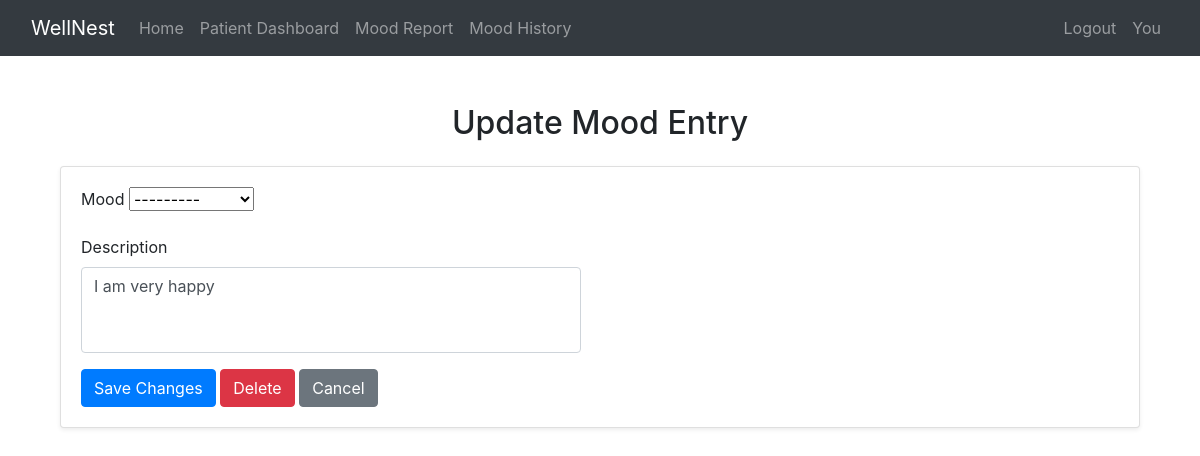
Page /update_mood/4/ (signed in) on the earlier database version.
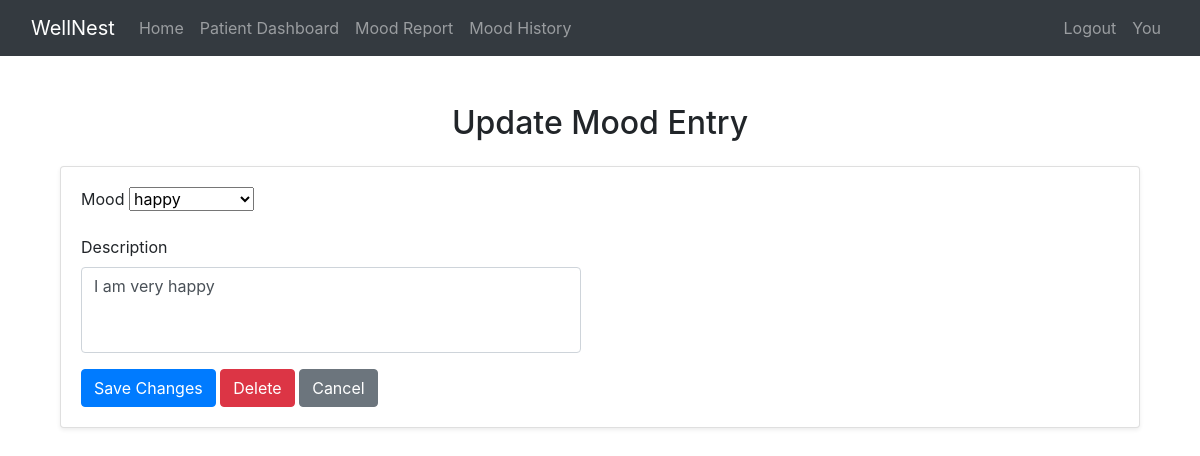
Same page on the later database version.
### website/models.py (models this page shows, shortened)
class MoodEntry(models.Model):
    user = models.ForeignKey(User, on_delete=models.CASCADE)
    mood = models.CharField(max_length=50, choices=[(m[0], m[0]) for m in MOODS])
    category = models.CharField(max_length=10, choices=MOOD_CATEGORIES, default='Neutral')
    score = models.IntegerField(default = 1)
    description = models.TextField(blank=True, null=True)
    date_logged = models.DateTimeField(auto_now_add=True)

### website/views.py (the view)
# urls.py: path('update_mood/<int:entry_id>/', views.update_mood, name='update_mood'),
@login_required
def update_mood(request, entry_id):
    entry = get_object_or_404(MoodEntry, id=entry_id, user=request.user)
    if request.method == 'POST':
        form = MoodEntryForm(request.POST, instance=entry)
        if form.is_valid():
            form.save()
            return redirect('mood_history')
    else:
        form = MoodEntryForm(instance=entry)
    return render(request, 'mood_tracker/update_mood.html', {'form': form, 'entry': entry})

### website/forms.py
class MoodEntryForm(forms.ModelForm):
    class Meta:
        model = MoodEntry
        fields = ['mood', 'description']
        widgets = {
             'description': forms.Textarea(attrs={
                'rows': 3,  # Number of visible rows (adjust as needed)
                'cols': 40,  # Number of visible columns (adjust as needed)
                'style': 'resize: none; width: 100%; max-width: 500px;',  # Disable resizing and set width
                'class': 'form-control',
            }),
        }

### website/templates/mood_tracker/update_mood.html (shortened to what this page needs)
{% extends 'base.html' %}
{% block content %}
<div class="container mt-4">
    <h2 class="text-center mb-4">Update Mood Entry</h2>
    <div class="card shadow-sm">
        <div class="card-body">
            <form method="post">
                <div class="mb-3">
                    <label for="{{ form.mood.id_for_label }}" class="form-label">Mood</label>
                    {{ form.mood }}
                </div>
                <div class="mb-3">
                    <label for="{{ form.description.id_for_label }}" class="form-label">Description</label>
                    {{ form.description }}
                </div>
                <div>
                    <button type="submit" class="btn btn-primary">Save Changes</button>
                    <a href="{% url 'delete_mood_entry' entry.id %}" class="btn btn-danger">Delete</a>
                    <a href="{% url 'mood_history' %}" class="btn btn-secondary">Cancel</a>
                </div>
            </form>
        </div>
    </div>
</div>
{% endblock %}

Differences in the rows shown:
changed MoodEntry "I am very happy": mood "---------" → "happy"
